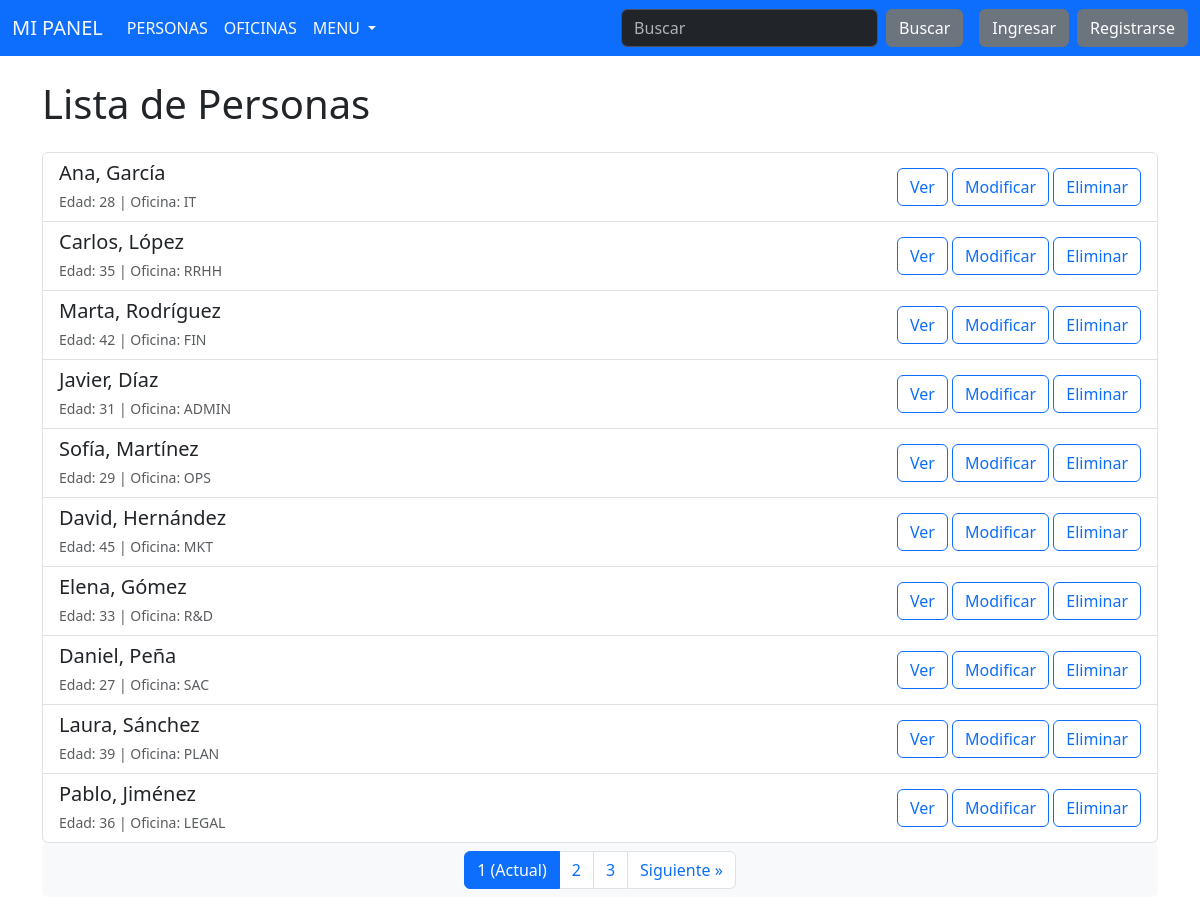
/persona/lista/, run on the app's committed database.
### persona/models.py (models this page shows, shortened)
class Persona(models.Model):
    nombre = models.CharField(max_length=100)
    apellido = models.CharField(max_length=100)
    edad = models.IntegerField()
    oficina = models.ForeignKey('oficina.Oficina', on_delete=models.CASCADE, related_name='personas')
    class Meta:
        verbose_name = 'Persona'
        verbose_name_plural = 'Personas'

### oficina/models.py (models this page shows, shortened)
class Oficina(models.Model):
    nombre = models.CharField(max_length=100)
    nombre_corto = models.CharField(max_length=10)
    class Meta:
        verbose_name = 'Oficina'
        verbose_name_plural = 'Oficinas'
        constraints = [
            models.UniqueConstraint(fields=['nombre'], name='unique_nombre_oficina'),
            models.UniqueConstraint(fields=['nombre_corto'], name='unique_nombre_corto_oficina'),
        ]

### persona/views.py (the view)
class PersonaListView(ListView):
    model = Persona
    template_name = 'persona/lista.html'
    context_object_name = 'personas'
    paginate_by = 10  # Número de personas por página
    def get_context_data(self, **kwargs):
        context = super().get_context_data(**kwargs)
        context['titulo'] = "Lista de Personas"
        context['search_action'] = 'persona:buscar'
        context['home_url'] = 'persona:lista'
        return context

### templates/persona/lista.html
{% extends 'base.html' %}
{% block content %}
<div class="container mt-4">
    <h1 class="mb-4">{{ titulo }}</h1>
    {% if personas %}
        <div class="list-group">
            {% for persona in personas %}
            <div class="list-group-item d-flex justify-content-between align-items-center">
                <div>
                    <h5 class="mb-1">{{ persona.nombre }}, {{ persona.apellido }}</h5>
                    <small class="text-muted">Edad: {{ persona.edad }} | Oficina: {{ persona.oficina.nombre_corto }}</small>
                </div>
                <div>
                    <a href="{% url 'persona:detalle' persona.pk %}" class="btn btn-outline-primary">Ver</a>
                    <a href="{% url 'persona:editar' persona.pk %}" class="btn btn-outline-primary">Modificar</a>
                    <a href="{% url 'persona:eliminar' persona.pk %}" class="btn btn-outline-primary">Eliminar</a>
                </div>
            </div>
            {% endfor %}
        </div>
        {% include 'paginator.html' with page_obj=page_obj %}
    {% else %}
        <div class="alert alert-info">No hay personas registradas.</div>
    {% endif %}
</div>
{% endblock content %}

### templates/base.html (shortened to what this page needs)
<!DOCTYPE html>
<html lang="en">
<head>
    <link rel="stylesheet" href="https://cdn.jsdelivr.net/npm/bootstrap@5.3.3/dist/css/bootstrap.min.css">
</head>
<body>
    {% include 'navbar.html' %}
    {% block content %}
    {% endblock %}
</body>
</html>

### templates/navbar.html (shortened to what this page needs)
<nav class="navbar navbar-expand-lg bg-primary text-light" data-bs-theme="dark">
  <div class="container-fluid">
    <a class="navbar-brand text-light" href="{% url 'index' %}">MI PANEL</a>
    <div class="collapse navbar-collapse" id="navbarSupportedContent">
      <ul class="navbar-nav me-auto mb-2 mb-lg-0">
        <li class="nav-item">
            <a class="nav-link text-light" href="{% url 'persona:lista' %}">PERSONAS</a>
        </li>
        <li class="nav-item">
            <a class="nav-link text-light" href="{% url 'oficina:lista' %}">OFICINAS</a>
        </li>
        <li class="nav-item dropdown">
  <a class="nav-link dropdown-toggle text-light" href="#" role="button" data-bs-toggle="dropdown" aria-expanded="false">
    MENU
  </a>
</li>
      </ul>
      <div class="d-flex align-items-center">
        {% if search_action %}
          <form class="d-flex me-3" role="search" action="{% url search_action %}">
            <input class="form-control me-2" type="search" placeholder="Buscar" aria-label="Search" name="q">
            <button class="btn btn-secondary" type="submit">Buscar</button>
          </form>
        {% endif %}
        {% if user.is_authenticated %}
          <a class="btn btn-secondary" href="{% url 'accounts:logout_message' %}">Salir</a>
        {% else %}
          <a class="btn btn-secondary me-2" href="{% url 'accounts:login' %}">Ingresar</a>
          <a class="btn btn-secondary" href="{% url 'accounts:signup' %}">Registrarse</a>
        {% endif %}
      </div>
    </div>
  </div>
</nav>

### templates/paginator.html (shortened to what this page needs)
<nav>
    <ul class="pagination justify-content-center bg-light p-2 rounded">
        {% for num in page_obj.paginator.page_range %}
            {% if num > page_obj.number|add:'-3' and num < page_obj.number|add:'3' %}
                {% if num == page_obj.number %}
                    <li class="page-item active">
                        <span class="page-link">{{ num }} (Actual)</span>
                    </li>
                {% else %}
                    <li class="page-item">
                        <a class="page-link" href="?page={{ num }}">{{ num }}</a>
                    </li>
                {% endif %}
            {% endif %}
        {% endfor %}
        {% if page_obj.has_next %}
            <li class="page-item">
                <a class="page-link" href="?page={{ page_obj.next_page_number }}">
                    Siguiente &raquo;
                </a>
            </li>
        {% endif %}
    </ul>
</nav>

### data on the page
Persona: nombre "Ana", apellido "García", edad "28", oficina.nombre_corto "IT"
Persona: nombre "Carlos", apellido "López", edad "35", oficina.nombre_corto "RRHH"
Persona: nombre "Marta", apellido "Rodríguez", edad "42", oficina.nombre_corto "FIN"
Persona: nombre "Javier", apellido "Díaz", edad "31", oficina.nombre_corto "ADMIN"
Persona: nombre "Sofía", apellido "Martínez", edad "29", oficina.nombre_corto "OPS"
Persona: nombre "David", apellido "Hernández", edad "45", oficina.nombre_corto "MKT"
Persona: nombre "Elena", apellido "Gómez", edad "33", oficina.nombre_corto "R&D"
Persona: nombre "Daniel", apellido "Peña", edad "27", oficina.nombre_corto "SAC"
Persona: nombre "Laura", apellido "Sánchez", edad "39", oficina.nombre_corto "PLAN"
Persona: nombre "Pablo", apellido "Jiménez", edad "36", oficina.nombre_corto "LEGAL"

### other printed values
{{ titulo }} "Lista de Personas"
{{ num }} "1"
{{ num }} "2" "3"
